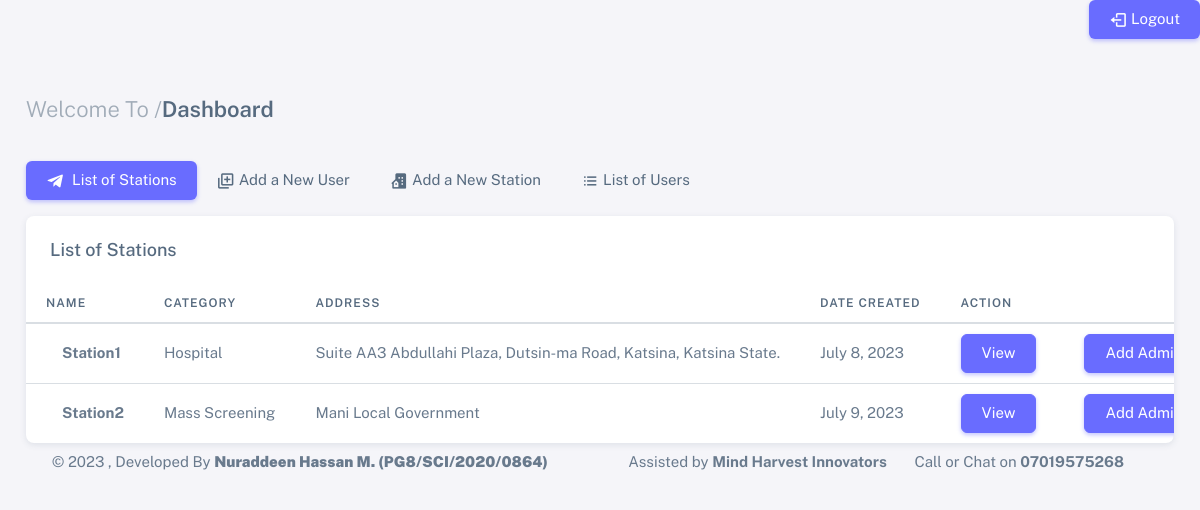
Page /admin-dash/ (signed in) on the committed database.
### app/models.py (models this page shows, shortened)
class Station(models.Model):
    user = models.ForeignKey(User, on_delete=models.CASCADE)
    select = (
        ('Hospital', 'Hospital'),
        ('Clinic', 'Clinic'),
        ('Laboratory', 'Laboratory'),
    )
    name = models.CharField(max_length=50)
    category = models.CharField(max_length=50, choices=select)
    gis_location = models.CharField(max_length=50)
    address = models.TextField(max_length=200)
    supervisor = models.TextField(max_length=200)
    phone = models.IntegerField()
    email = models.EmailField(max_length=200)
    date_created = models.DateField(auto_now_add=True)

### app/views.py (the view)
# urls.py: path('admin-dash/', views.adminDash, name='admin-dash'),
@login_required
@user_passes_test(is_user_admin)
def adminDash(request):
    station_list = Station.objects.all()
    context = {
        'station_list': station_list,
    }
    return render(request, 'admin_dash.html', context)

### app/views.py (called while the page is built)
def is_user_admin(user):
    return hasattr(user, 'user_admin')

### app/templates/admin_dash.html (shortened to what this page needs)
{% extends 'base.html' %}
{% block content %}
<div class="content-wrapper">
  <div class="container-xxl flex-grow-1 container-p-y">
    <h4 class="fw-semibold py-3 mb-4"><span class="text-muted fw-light">Welcome To /</span>Dashboard</h4>
  <div class="row">
    <div class="col-md-12">
        <ul class="nav nav-pills flex-column flex-md-row mb-3">
            <li class="nav-item">
                <a class="nav-link active" href="javascript:void(0);"><i class="bx bxl-telegram me-1"></i>
                    List of Stations</a>
            </li>
            <li class="nav-item">
                <a class="nav-link" href="{% url 'add-user' %}"><i class='bx bx-add-to-queue'></i> Add a New User</a>
            </li>
            <li class="nav-item">
                <a class="nav-link" href="{% url 'addStation' %}"><i class="bx bxs-building-house"></i> Add a New Station
                </a>
            </li>
            <li class="nav-item">
                <a class="nav-link" href="{% url 'user-list' %}"><i class="bx bx-list-ul"></i>
                    List of Users</a>
            </li>
        </ul>
    <div class="card">
      <h5 class="card-header">List of Stations</h5>
      <div class="table-responsive text-nowrap">
        <table class="table">
          <thead>
            <tr>
              <th>Name</th>
              <th>Category</th>
              <th>Address</th>
              <th>Date Created</th>
              <th>Action</th>
            </tr>
          </thead>
          <tbody class="table-border-bottom-0">
            {% for s in station_list %}
            <tr>
              <td> <strong>{{s.name}}</strong></td>
              <td>{{s.category}}</td>
              <td>{{s.address}}</td>
              <td>{{s.date_created}}</td>
              <td>
                <a href="{% url 'sta-dashh' s.id %}" class="btn btn-primary me-2">View</a>
              </td>
              <td>
                <a href="{% url 'make-admin' s.id %}" class="btn btn-primary me-2">Add Admin</a>
              </td>
            {% endfor %}
          </tbody>
        </table>
      </div>
    </div>
  </div>
</div>
{% endblock content %}

### rows in the picture
Station: name "Station1", category "Hospital", address "Suite AA3 Abdullahi Plaza, Dutsin-ma Road, Katsina, Katsina State.", date_created "July 8, 2023"
Station: name "Station2", category "Mass Screening", address "Mani Local Government", date_created "July 9, 2023"
